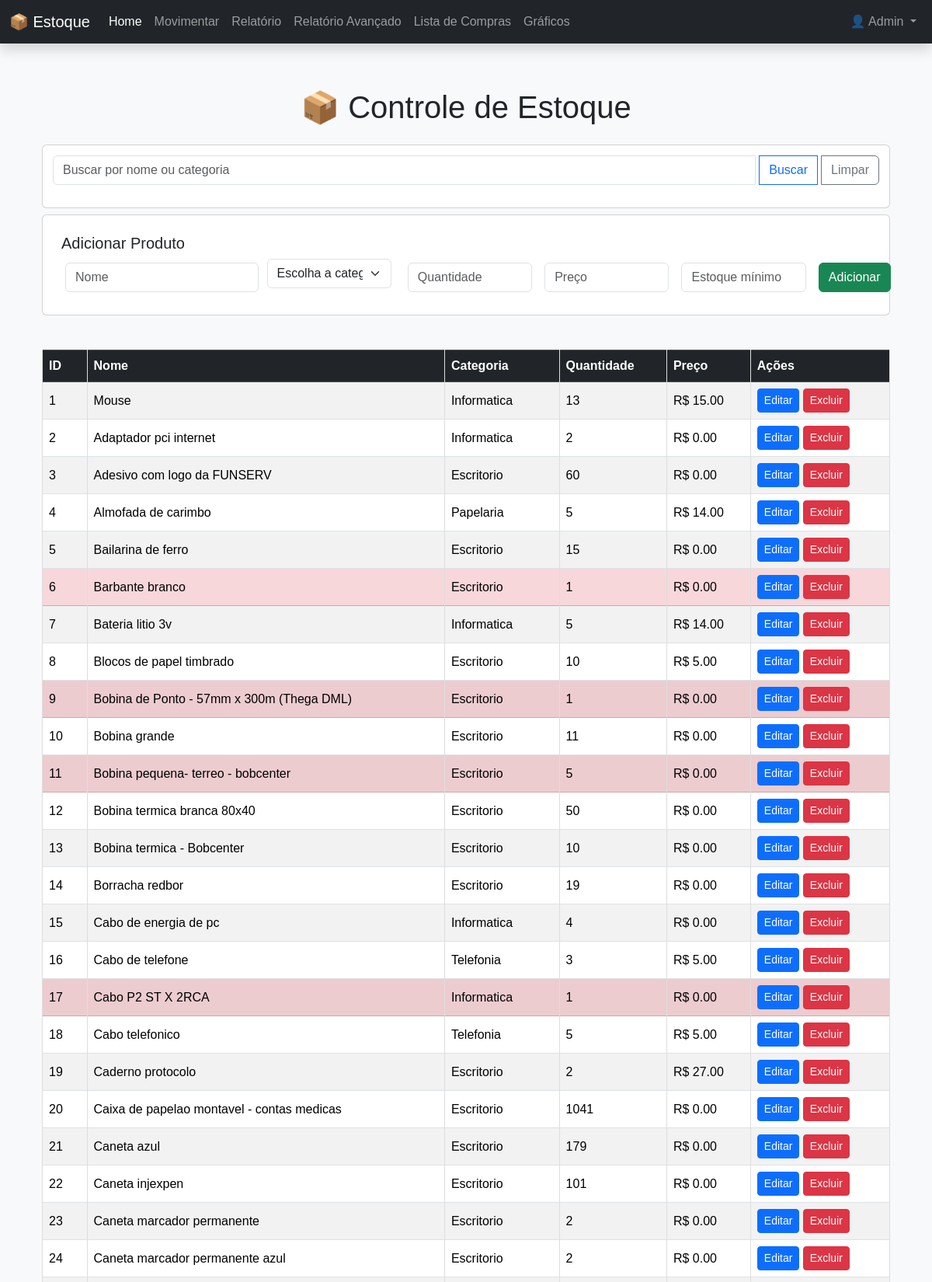
/ (signed in, upper part), run on the app's committed database.
### models.py (models this page shows)
class Usuario(db.Model, UserMixin):
    id = db.Column(db.Integer, primary_key=True)
    nome = db.Column(db.String(100), nullable=False)
    email = db.Column(db.String(100), unique=True, nullable=False)
    senha = db.Column(db.String(200), nullable=False)
    tipo = db.Column(db.String(20), nullable=False, default='usuario')
    @property
    def is_admin(self):
        return self.tipo == 'admin'

class Produto(db.Model):
    __tablename__ = 'produtos'
    id = db.Column(db.Integer, primary_key=True)
    nome = db.Column(db.String(100), nullable=False)
    quantidade = db.Column(db.Integer, nullable=False)
    preco = db.Column(db.Float, nullable=False)
    estoque_minimo = db.Column(db.Integer, nullable=False, default=0)
    categoria_id = db.Column(db.Integer, db.ForeignKey('categoria.id'), nullable=False)

class Categoria(db.Model):
    id = db.Column(db.Integer, primary_key=True)
    nome = db.Column(db.String(50), nullable=False, unique=True)
    produtos = db.relationship('Produto', backref='categoria', lazy=True)

### app.py (the view)
@app.route('/')
@login_required
def index():
    busca = request.args.get('busca')
    categorias = Categoria.query.all()
    if busca:
        produtos = Produto.query.join(Categoria).filter(
            Produto.nome.ilike(f'%{busca}%') |
            Categoria.nome.ilike(f'%{busca}%')
        ).all()
    else:
        produtos = Produto.query.all()
    return render_template('index.html', produtos=produtos, categorias=categorias)

### app.py (called while the page is built)
@login_manager.user_loader
def load_user(user_id):
    return Usuario.query.get(int(user_id))

### templates/index.html (shortened to what this page needs)
{% extends 'base.html' %}
{% block content %}
<div class="container mt-4">
  <h1 class="text-center mb-4">📦 Controle de Estoque</h1>
  <div class="card p-2 mb-2">
    <form method="GET" action="{{ url_for('index') }}">
      <div class="input-group mb-3">
        <input type="text" name="busca" class="form-control" placeholder="Buscar por nome ou categoria">
        <button class="btn btn-outline-primary" type="submit">Buscar</button>
        <button type="button" class="btn btn-outline-secondary" onclick="window.location.href='{{ url_for('index') }}'">Limpar</button>
      </div>
    </form>
  </div>
  <div class="card p-4 mb-4">
    <h5 class="card-title">Adicionar Produto</h5>
    <form action="{{ url_for('adicionar') }}" method="POST" class="row g-3">
      <div class="col-md-3">
        <input type="text" name="nome" class="form-control" placeholder="Nome" required>
      </div>
      <div class="col-md-2">
        <select name="categoria_id" class="form-select" required>
          <option value="">Escolha a categoria</option>
        </select>
      </div>
      <div class="col-md-2">
        <input type="number" name="quantidade" class="form-control" placeholder="Quantidade" required min="0">
      </div>
      <div class="col-md-2">
        <input type="number" name="preco" class="form-control" step="0.01" placeholder="Preço" required min="0">
      </div>
      <div class="col-md-2">
        <input type="number" name="estoque_minimo" class="form-control" placeholder="Estoque mínimo" required min="0">
      </div>
      <div class="col-md-1 d-grid">
        <button type="submit" class="btn btn-success">Adicionar</button>
      </div>
    </form>
  </div>
  <div class="table-responsive">
    <table class="table table-bordered table-striped table-hover align-middle">
      <thead class="table-dark">
        <tr>
          <th>ID</th>
          <th>Nome</th>
          <th>Categoria</th>
          <th>Quantidade</th>
          <th>Preço</th>
          <th>Ações</th>
        </tr>
      </thead>
      <tbody>
        {% for p in produtos %}
        <tr class="{% if p.quantidade <= p.estoque_minimo %}table-danger{% endif %}">
          <td>{{ p.id }}</td>
          <td>{{ p.nome }}</td>
          <td>{{ p.categoria.nome }}</td>
          <td>{{ p.quantidade }}</td>
          <td>R$ {{ "%.2f"|format(p.preco) }}</td>
          <td>
            <a href="{{ url_for('edit', id=p.id) }}" class="btn btn-sm btn-primary">Editar</a>
            <a href="{{ url_for('delete', id=p.id) }}" class="btn btn-sm btn-danger"
               onclick="return confirm('Deseja mesmo excluir este produto?');">Excluir</a>
          </td>
        </tr>
        {% else %}
        <tr>
          <td colspan="6" class="text-center">Nenhum produto encontrado.</td>
        </tr>
        {% endfor %}
      </tbody>
    </table>
  </div>
</div>
{% endblock %}

### templates/base.html (shortened to what this page needs)
<!DOCTYPE html>
<html lang="pt-br">
<head>
  <link href="https://cdn.jsdelivr.net/npm/bootstrap@5.3.3/dist/css/bootstrap.min.css" rel="stylesheet">
  <link rel="stylesheet" href="{{ url_for('static', filename='css/style.css') }}">
</head>
<body class="bg-light">
  <nav class="navbar navbar-expand-lg navbar-dark bg-dark fixed-top shadow">
    <div class="container-fluid">
      <a class="navbar-brand" href="{{ url_for('index') }}">📦 Estoque</a>
      <div class="collapse navbar-collapse" id="navbarNav">
        <ul class="navbar-nav me-auto">
          <li class="nav-item">
            <a class="nav-link {% if request.endpoint == 'index' %}active{% endif %}" href="{{ url_for('index') }}">Home</a>
          </li>
          <li class="nav-item">
            <a class="nav-link {% if request.endpoint == 'movimentar' %}active{% endif %}" href="{{ url_for('movimentar') }}">Movimentar</a>
          </li>
          <li class="nav-item">
            <a class="nav-link {% if request.endpoint == 'relatorio' %}active{% endif %}" href="{{ url_for('relatorio') }}">Relatório</a>
          </li>
          <li class="nav-item">
            <a class="nav-link {% if request.endpoint == 'relatorio_avancado' %}active{% endif %}" href="{{ url_for('relatorio_avancado') }}">Relatório Avançado</a>
          </li>
          <li class="nav-item">
            <a class="nav-link {% if request.endpoint == 'lista_compras' %}active{% endif %}" href="{{ url_for('lista_compras') }}">Lista de Compras</a>
          </li>
          <li class="nav-item">
            <a class="nav-link {% if request.endpoint == 'graficos' %}active{% endif %}" href="{{ url_for('graficos') }}">Gráficos</a>
          </li>
        </ul>
        <ul class="navbar-nav ms-auto">
        {% if current_user.is_authenticated %}
          <li class="nav-item dropdown">
            <a class="nav-link dropdown-toggle" href="#" id="userDropdown" role="button" data-bs-toggle="dropdown" aria-expanded="false">
              👤 {{ current_user.nome }}
            </a>
          </li>
        {% else %}
          <li class="nav-item">
            <a class="nav-link text-success" href="{{ url_for('login') }}">Login</a>
          </li>
        {% endif %}
        </ul>
      </div>
    </div>
  </nav>
  <main class="container my-4">
    {% block content %}{% endblock %}
  </main>
</body>
</html>

### static/css/style.css (style rules this page uses)
body { font-family: Arial, sans-serif; margin: 20px; }
form input, form button { margin: 5px; }
table { margin-top: 20px; border-collapse: collapse; width: 100%; }
table, th, td { border: 1px solid #ddd; }
th, td { padding: 8px; }

### templates/base.html (style rules this page uses)
body { padding-top: 70px; }

### data on the page
Usuario: nome "Admin"
Produto: id "1", nome "Mouse", categoria.nome "Informatica", quantidade "13", preco "15.00"
Produto: id "2", nome "Adaptador pci internet", categoria.nome "Informatica", quantidade "2", preco "0.00"
Produto: id "3", nome "Adesivo com logo da FUNSERV", categoria.nome "Escritorio", quantidade "60", preco "0.00"
Produto: id "4", nome "Almofada de carimbo", categoria.nome "Papelaria", quantidade "5", preco "14.00"
Produto: id "5", nome "Bailarina de ferro", categoria.nome "Escritorio", quantidade "15", preco "0.00"
Produto: id "6", nome "Barbante branco", categoria.nome "Escritorio", quantidade "1", preco "0.00"
Produto: id "7", nome "Bateria litio 3v", categoria.nome "Informatica", quantidade "5", preco "14.00"
Produto: id "8", nome "Blocos de papel timbrado", categoria.nome "Escritorio", quantidade "10", preco "5.00"
Produto: id "9", nome "Bobina de Ponto - 57mm x 300m (Thega DML)", categoria.nome "Escritorio", quantidade "1", preco "0.00"
Produto: id "10", nome "Bobina grande", categoria.nome "Escritorio", quantidade "11", preco "0.00"
Produto: id "11", nome "Bobina pequena- terreo - bobcenter", categoria.nome "Escritorio", quantidade "5", preco "0.00"
Produto: id "12", nome "Bobina termica branca 80x40", categoria.nome "Escritorio", quantidade "50", preco "0.00"
Produto: id "13", nome "Bobina termica - Bobcenter", categoria.nome "Escritorio", quantidade "10", preco "0.00"
Produto: id "14", nome "Borracha redbor", categoria.nome "Escritorio", quantidade "19", preco "0.00"
Produto: id "15", nome "Cabo de energia de pc", categoria.nome "Informatica", quantidade "4", preco "0.00"
Produto: id "16", nome "Cabo de telefone", categoria.nome "Telefonia", quantidade "3", preco "5.00"
Produto: id "17", nome "Cabo P2 ST X 2RCA", categoria.nome "Informatica", quantidade "1", preco "0.00"
Produto: id "18", nome "Cabo telefonico", categoria.nome "Telefonia", quantidade "5", preco "5.00"
Produto: id "19", nome "Caderno protocolo", categoria.nome "Escritorio", quantidade "2", preco "27.00"
Produto: id "20", nome "Caixa de papelao montavel - contas medicas", categoria.nome "Escritorio", quantidade "1041", preco "0.00"
Produto: id "21", nome "Caneta azul", categoria.nome "Escritorio", quantidade "179", preco "0.00"
Produto: id "22", nome "Caneta injexpen", categoria.nome "Escritorio", quantidade "101", preco "0.00"
Produto: id "23", nome "Caneta marcador permanente", categoria.nome "Escritorio", quantidade "2", preco "0.00"
Produto: id "24", nome "Caneta marcador permanente azul", categoria.nome "Escritorio", quantidade "2", preco "0.00"
